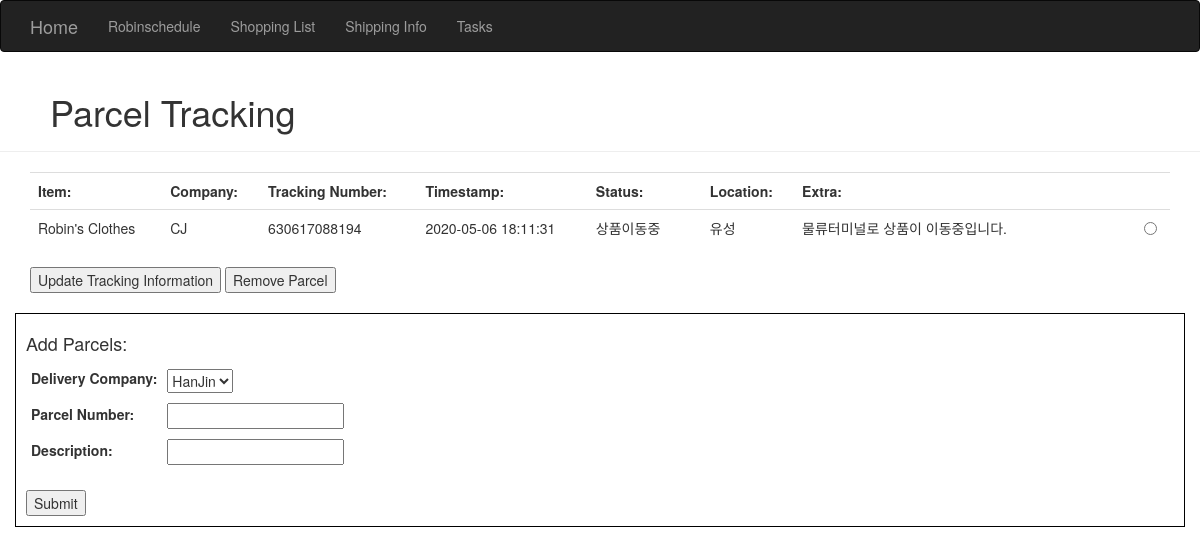
Before: /shipping with the older database file.
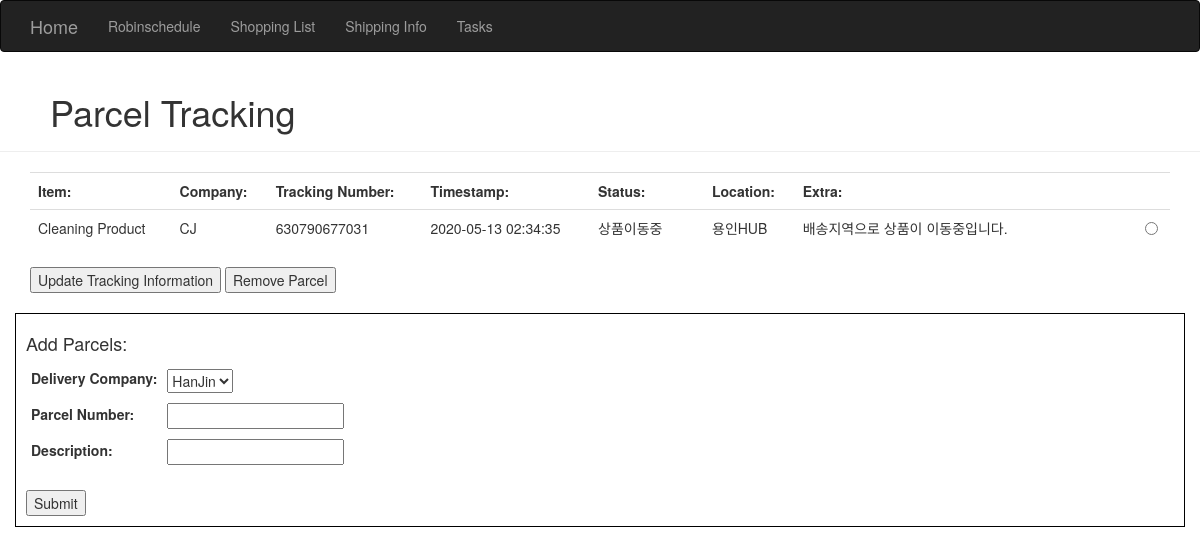
After: the same page with the newer database file.
### homeSite.py (models this page shows)
class ParcelInfo(db.Model): # Store Parcel Information
    __tablename__ = 'parcelInfo'
    id = db.Column(db.Integer, primary_key=True)
    trackingNumber = db.Column(db.String(64))
    company = db.Column(db.String(64))
    description = db.Column(db.String(64))
    delivered = db.Column(db.Boolean(), default=False) #Store simple bool for is delivered - use for CSS styling
    status = db.Column(db.String(64)) #Store short parcel status note
    timestamp = db.Column(db.DateTime()) #Store last update's timestamp
    location = db.Column(db.String(64)) #Store last update's location
    extraNotes = db.Column(db.String(64)) #Store extra notes if given

### homeSite.py (the view, shortened to what this page needs)
@app.route('/shipping', methods=['GET', 'POST'])
def shipping():
    parcelsCurrentlyTracked = ParcelInfo.query.all()
    return render_template('shipping.html', companies=parcelProviders, parcels=parcelsCurrentlyTracked)

### templates/shipping.html (shortened to what this page needs)
{% extends "base.html" %}
{% block content %}
<div class="page-header" style="padding-left: 50px;">
    <h1>Parcel Tracking</h1>
</div>
<div class="container">
    <table class="table">
        <th id="item">Item:</th>
        <th id="company">Company:</th>
        <th id="trackingNumber">Tracking Number:</th>
        <th id="timestamp">Timestamp:</th>
        <th id="status" style="width:10%">Status:</th>
        <th id="location">Location:</th>
        <th id="extra" style="width: 30%;">Extra:</th>
        <th id="selection"></th>
        {% if parcels %}
            <form method="POST">
                {% for parcel in parcels %}
                    {% if parcel.delivered %}
                        <tr style="background-color: mediumspringgreen;">
                    {% else %}
                        <tr>
                    {% endif %}
                            <td id="item">{{parcel.description}}</td>
                            <td id="company">{{parcel.company}}</td>
                            <td id="trackingNumber">{{parcel.trackingNumber}}</td>
                            <td id="timestamp">{{parcel.timestamp}}</td>
                            <td id="status">{{parcel.status}}</td>
                            <td id="location">{{parcel.location}}</td>
                            <td id="extra">{{parcel.extraNotes}}</td>
                            <td id="selection"><input type="radio" name="parcelToUpdate" value="{{parcel.id}}"></td>
                        </tr>
                {% endfor %}
        </table>
            <input type="submit" name="update" value="Update Tracking Information">
            <input type="submit" name="remove" value="Remove Parcel">
        {% else %}
        </table>
        <div class="container" style="text-align: center;">
            No parcels registered.
        </div>
        {% endif %}
<br/>
<br/>
</div>
<div class="container" style="border: 1px solid black; padding: 10px;">
    <form method=POST name="addParcelInfo">
        <table>
            <tr>
                <th colspan="2">
                    <h4>Add Parcels:</h4>
                </th>
            </tr>
            <tr>
                <td>
                    <label for="selectedParcelProvider">Delivery Company:</label>
                </td>
                <td>
                    <select id="selectedParcelProvider" name="selectedParcelProvider">
                        {% for company in companies %}
                            <option value="{{company}}">{{company}}</option>
                        {% endfor %}
                    </select>
                </td>
            </tr>
            <tr>
                <td>
                    <label for="parcelNumber">Parcel Number:</label>
                </td>
                <td>
                    <input type="text" id="parcelNumber" name="parcelNumber" required>
                </td>
            </tr>
            <tr>
                <td>
                    <label for="parcelDescription">Description:</label>
                </td>
                <td>
                    <input type="text" id="parcelDescription" name="parcelDescription" required>
                </td>
            </tr>
            <tr style="height: 20px;">
            </tr>
        </table>
    <input type="submit" name="addParcelInfo">
    </form>
</div>
<br>
<br>
{% endblock %}

Changed rows visible on the page:
changed ParcelInfo "CJ": description "Robin's Clothes" → "Cleaning Product"; trackingNumber "630617088194" → "630790677031"; timestamp "2020-05-06 18:11:31" → "2020-05-13 02:34:35"; location "유성" → "용인HUB"; extraNotes "물류터미널로 상품이 이동중입니다." → "배송지역으로 상품이 이동중입니다."
